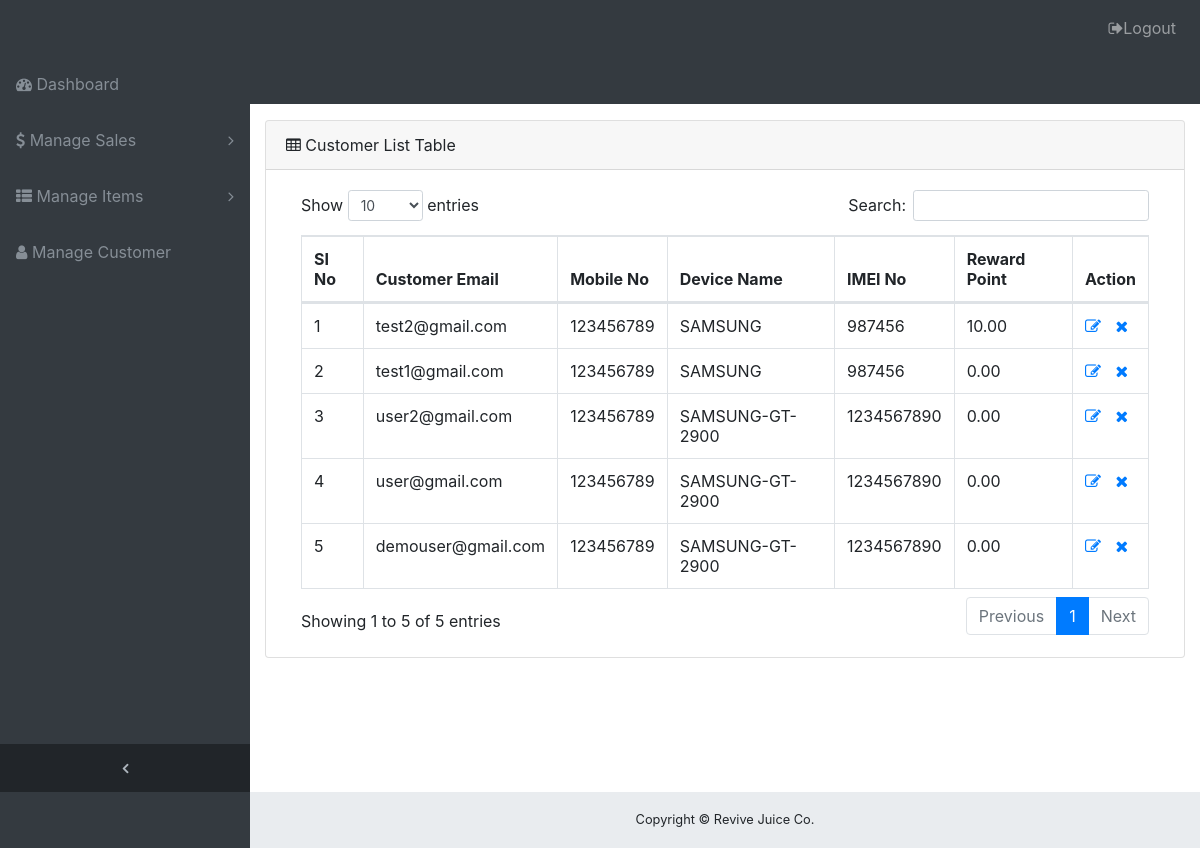
Before: /customer-list.php (signed in) with the older database file.
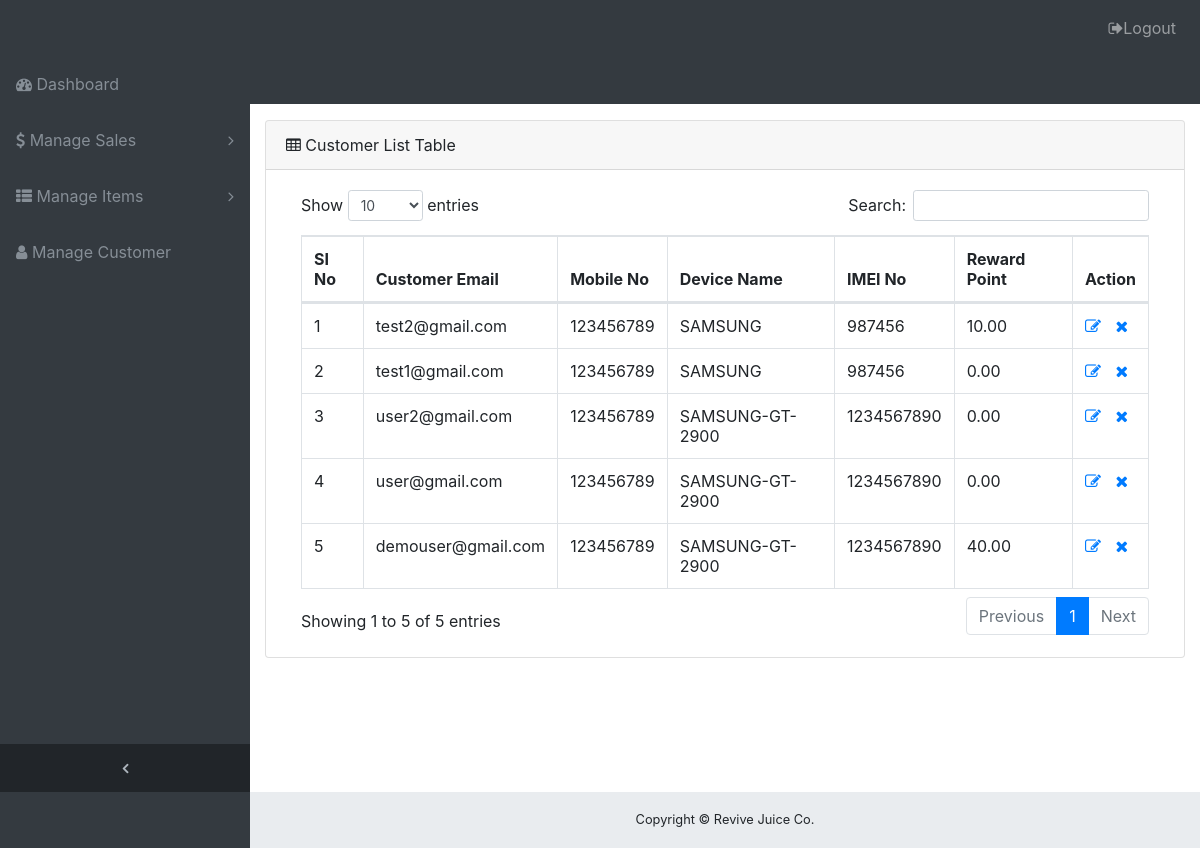
After: the same page with the newer database file.
### tables this page shows
CREATE TABLE `customers` (
  `id` int(10) NOT NULL,
  `email` varchar(100) NOT NULL,
  `password` varchar(100) NOT NULL,
  `mobile_no` bigint(20) NOT NULL,
  `device_name` varchar(100) NOT NULL,
  `imei_no` varchar(25) NOT NULL,
  `reward_point` double(15,2) DEFAULT '0.00'
);

### session.php (called while the page is built, shortened)
<?php
function isLoggedIn() {
	if (isset($_SESSION['email']) && $_SESSION['email'] != NULL) {
		return true;
	} else return false;
}

### customer-list.php (the view, shortened to what this page needs)
<?php include('session.php');?>
<?php
    if (!isLoggedIn()) {
        header("Location: login.php");
    } else echo "<br>Email: ".$_SESSION['email']."<br>";
?>
<?php include('header.php');?>
<?php
$db = db_connect();
$counter = 1;
if ($db) {
    $sql = "SELECT * FROM customers ORDER BY id DESC";
    $result = mysqli_query($db,$sql);
    }
?>
<div class="content-wrapper">
    <div class="container-fluid">
        <div class="card mb-3">
            <div class="card-header">
                <i class="fa fa-table"></i> Customer List Table
            </div>
            <div class="card-body">
                <div class="table-responsive">
                    <table class="table table-bordered" id="dataTable" width="100%" cellspacing="0">
                        <thead>
                            <tr>
                                <th>SI No</th>
                                <th>Customer Email</th>
                                <th>Mobile No</th>
                                <th>Device Name</th>
                                <th>IMEI No</th>
                                <th>Reward Point</th>
                                <th>Action</th>
                            </tr>
                        </thead>
                        <tbody>
                        <?php
                        if (mysqli_num_rows($result) > 0) {
                        while ( $result_sets = mysqli_fetch_assoc($result)){
                        ?>
                            <tr>
                                <td><?php echo $counter ++;?></td>
                                <td><?php echo $result_sets['email'];?></td>
                                <td><?php echo $result_sets['mobile_no'];?></td>
                                <td><?php echo $result_sets['device_name'];?></td>
                                <td><?php echo $result_sets['imei_no'];?></td>
                                <td><?php echo $result_sets['reward_point'];?></td>
                                <td>
                                    <span data-toggle="tooltip" data-placement="top" title="Edit this row" style="margin-right: 5px;"><a href="customer-edit.php?id=<?php echo $result_sets['id'];?>"><i class="fa fa-pencil-square-o"></i></span></a></span>
                                    <span data-toggle="tooltip" data-placement="top" title="Delete this row" style="margin-left: 5px;"><a href="customer-delete-process.php?id=<?php echo $result_sets['id'];?>" onclick="return confirm('Are u sure want to delete this customer?')"><i class="fa fa-times"></i></span></a></span>
                                </td>
                            </tr>
                        <?php } }?>
                        </tbody>
                    </table>
                </div>
            </div>
        </div>
    </div>
<?php include('footer.php');?>

Changed rows visible on the page:
changed customers "demouser@gmail.com": reward_point "0.00" → "40.00"
